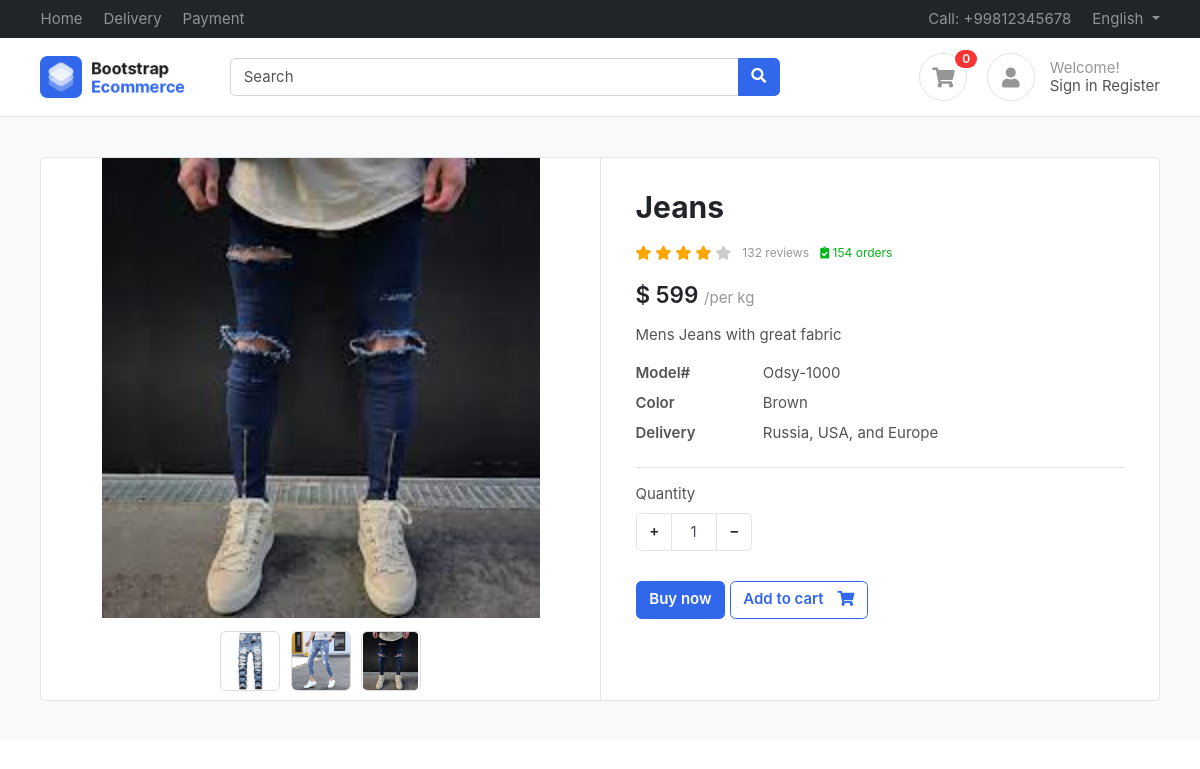
Screenshot of /product/jeans/ (signed in) with the database file from the repository.
### accounts/models.py (models this page shows)
class Profile(BaseModel):
    user = models.OneToOneField(
        User, on_delete=models.CASCADE, related_name='profile')
    is_email_verified = models.BooleanField(default=False)
    email_token = models.CharField(max_length=100, null=True, blank=True)
    profile_image = models.ImageField(upload_to='profile')
    def get_cart_count(self):
        return CartItems.objects.filter(cart__is_paid = False,cart__user = self.user).count()

### products/models.py (models this page shows, shortened)
class Product(BaseModel):
    product_name = models.CharField(max_length=100)
    slug = models.SlugField(unique=True,null=True,blank=True)
    category = models.ForeignKey(Category,related_name='products', on_delete=models.CASCADE)
    price = models.IntegerField()
    product_description = models.TextField()
    color_variant = models.ManyToManyField(ColorVariant,blank=True)
    size_variant = models.ManyToManyField(SizeVariant,blank=True)

class ProductImage(BaseModel):
    product = models.ForeignKey(Product,on_delete=models.CASCADE,related_name="product_images")
    image = models.ImageField(upload_to='product')

### products/views.py (the view)
# urls.py: path('<slug>/',get_product,name='get_product'),
def get_product(request,slug):
    try:
        product = Product.objects.get(slug=slug)
        context={'product':product}
        if request.GET.get('size'):
            size = request.GET.get('size')
            price = product.get_product_price_by_size(size)
            context['selected_size'] = size
            context['updated_price'] = price
            print(price)
        return render(request,'product/product.html',context)
    except Exception as e:
        print(e)

### templates/product/product.html (shortened to what this page needs)
{% extends 'base/base.html' %}
{% block start %}
    <section class="section-content padding-y bg">
        <div class="container">
            <div class="card">
                <div class="row no-gutters">
                    <aside class="col-md-6">
                        <article class="gallery-wrap">
                            <div class="img-big-wrap">
                                <div>
                                    <a href="#">
                                        <img src="/media/{{ product.product_images.first.image }}">
                                    </a>
                                </div>
                            </div>
                            <div class="thumbs-wrap">
                                {% for image in product.product_images.all %}
                                    <a href="#" class="item-thumb">
                                        <img src="/media/{{ image.image }}">
                                    </a>
                                {% endfor %}
                            </div>
                        </article>
                    </aside>
                    <main class="col-md-6 border-left">
                        <article class="content-body">
                            <h2 class="title">{{ product.product_name }}</h2>
                            <div class="rating-wrap my-3">
                                <ul class="rating-stars">
                                    <li style="width:80%" class="stars-active">
                                        <i class="fa fa-star"></i> <i class="fa fa-star"></i>
                                        <i class="fa fa-star"></i> <i class="fa fa-star"></i>
                                    </li>
                                    <li>
                                        <i class="fa fa-star"></i> <i class="fa fa-star"></i>
                                        <i class="fa fa-star"></i> <i class="fa fa-star"></i>
                                        <i class="fa fa-star"></i>
                                    </li>
                                </ul>
                                <small class="label-rating text-muted">132 reviews</small>
                                <small class="label-rating text-success"> <i class="fa fa-clipboard-check"></i> 154 orders </small>
                            </div>
                            <div class="mb-3">
                                <var class="price h4">$
                                    {% if updated_price %}
                                        {{ updated_price }}
                                    {% else %}
                                        {{ product.price }}
                                    {% endif %}
                                </var>
                                <span class="text-muted">/per kg</span>
                            </div>
                            <p>{{ product.product_description }}</p>
                            <dl class="row">
                                <dt class="col-sm-3">
                                    Model#
                                </dt>
                                <dd class="col-sm-9">
                                    Odsy-1000
                                </dd>
                                <dt class="col-sm-3">
                                    Color
                                </dt>
                                <dd class="col-sm-9">
                                    Brown
                                </dd>
                                <dt class="col-sm-3">
                                    Delivery
                                </dt>
                                <dd class="col-sm-9">
                                    Russia, USA, and Europe
                                </dd>
                            </dl>
                            <hr>
                            <div class="form-row">
                                <div class="form-group col-md flex-grow-0">
                                    <label>Quantity</label>
                                    <div class="input-group mb-3 input-spinner">
                                        <div class="input-group-prepend">
                                            <button class="btn btn-light" type="button" id="button-plus">+</button>
                                        </div>
                                        <input type="text" class="form-control" value="1">
                                        <div class="input-group-append">
                                            <button class="btn btn-light" type="button" id="button-minus">−</button>
                                        </div>
                                    </div>
                                </div>
                            </div>
                            <a href="#" class="btn  btn-primary">Buy now</a>
                            <a href="{% url 'add_to_cart' product.uid %}?variant={{selected_size}}"
                               class="btn  btn-outline-primary"> <span class="text">Add to cart</span> <i class="fas fa-shopping-cart"></i>  </a>
                        </article>
                    </main>
                </div>
            </div>
        </div>
    </section>
{% endblock start %}

### templates/base/base.html (shortened to what this page needs)
<!DOCTYPE HTML>
{% load static %}
<html lang="en">
<head>
<link href="/media/css/bootstrap.css" rel="stylesheet" type="text/css"/>
<link href="/media/fonts/fontawesome/css/all.min.css" type="text/css" rel="stylesheet">
<link href="/media/css/ui.css" rel="stylesheet" type="text/css"/>
<link href="/media/css/responsive.css" rel="stylesheet" />
</head>
<body>
	<header class="section-header">
		<nav class="navbar navbar-dark navbar-expand p-0 bg-dark">
		<div class="container">
			<ul class="navbar-nav d-none d-md-flex mr-auto">
				<li class="nav-item"><a class="nav-link" href="#">Home</a></li>
				<li class="nav-item"><a class="nav-link" href="#">Delivery</a></li>
				<li class="nav-item"><a class="nav-link" href="#">Payment</a></li>
			</ul>
			<ul class="navbar-nav">
				<li class="nav-item"><a href="#" class="nav-link"> Call: +99812345678 </a></li>
				<li class="nav-item dropdown">
					 <a href="#" class="nav-link dropdown-toggle" data-toggle="dropdown"> English </a>
				</li>
			</ul>
		  </div>
		</nav>
		<section class="header-main border-bottom">
			<div class="container">
		<div class="row align-items-center">
			<div class="col-lg-2 col-4">
				<div class="brand-wrap">
					<img class="logo" src="images/logo.png">
				</div>
			</div>
			<div class="col-lg-6 col-sm-12">
				<form action="#" class="search">
					<div class="input-group w-100">
						<input type="text" class="form-control" placeholder="Search">
						<div class="input-group-append">
						  <button class="btn btn-primary" type="submit">
							<i class="fa fa-search"></i>
						  </button>
						</div>
					</div>
				</form>
			</div>
			<div class="col-lg-4 col-sm-6 col-8">
				<div class="widgets-wrap float-md-right">
					<div class="widget-header  mr-3">
						<a href="{% url 'cart' %}" class="icon icon-sm rounded-circle border"><i class="fa fa-shopping-cart"></i></a>
						<span class="badge badge-pill badge-danger notify">{{request.user.profile.get_cart_count}}</span>
					</div>
					<div class="widget-header icontext">
						<a href="#" class="icon icon-sm rounded-circle border"><i class="fa fa-user"></i></a>
						<div class="text">
							<span class="text-muted">Welcome!</span>
							<div>
								<a href="#">Sign in</a>
								<a href="#"> Register</a>
							</div>
						</div>
					</div>
				</div>
			</div>
		</div>
			</div>
		</section>
		</header>
        {% block start %}
        {% endblock start %}
    </body>
</html>

### public/static/css/ui.css (style rules this page uses)
html { font-family: 'Inter', sans-serif; font-size: 15px; }
.content-body { flex: 1 1 auto; padding: 2rem 2.3rem; }
.icon-xs, .icon-sm, .icon-md, .icon-lg { display: inline-block; text-align: center; flex-shrink: 0; flex-grow: 0; }
.icon-sm { width: 48px; height: 48px; line-height: 48px; font-size: 20px; }
.padding-y { padding-top: 40px; padding-bottom: 40px; }
var { font-style: normal; }
article:after, .form-group:after { display: block; clear: both; content: ""; }
.bg { background-color: #f8f9fa; }
.card .title { color: #212529; }
.header-main { position: relative; padding-top: 1rem; padding-bottom: 1rem; }
.brand-wrap .logo, .navbar-brand .logo { margin-right: 7px; max-height: 42px; display: inline-block; }
.widget-header { display: inline-block; vertical-align: middle; position: relative; }
.widget-header a { color: #545454; }
.widget-header i { color: #969696; }
.widget-header .notify { position: absolute; top: -3px; right: -10px; }
.btn-light { background-color: #fff; border-color: #e4e4e4; }
.btn .text + i { margin-left: 10px; }
dl[class="row"] { margin-bottom: 0; }
.icontext { display: inline-flex; align-items: center; vertical-align: middle; }
.icontext .text { width: 100%; line-height: 1.2; color: #212529; }
.icontext .icon { position: relative; margin-right: 15px; flex-shrink: 0; flex-grow: 0; }
.notify { position: absolute; top: -4px; right: -10px; display: inline-block; padding: .25em .6em; font-size: 12px; line-height: 1; text-align: center; border-radius: 3rem; color: #fff; background-color: #fa3434; }
.price { font-weight: 600; color: #212529; }
.label-rating { margin-left: 7px; display: inline-block; vertical-align: middle; }
.rating-stars { display: inline-block; vertical-align: middle; list-style: none; margin: 0; padding: 0; position: relative; white-space: nowrap; clear: both; }
.rating-stars i { font-size: 14px; color: #ccc; display: inline; }
.rating-stars li { display: block; text-overflow: clip; white-space: nowrap; z-index: 1; }
.rating-stars li.stars-active { z-index: 2; position: absolute; top: 0; left: 0; overflow: hidden; }
.rating-stars li.stars-active i { color: orange; }
.input-spinner { width: 120px; flex-wrap: nowrap; display: inline-flex; }
.input-spinner input.form-control { text-align: center; max-width: 46px; flex-basis: 46px; border-color: #e4e4e4; flex-grow: 0; }
.input-spinner .btn { width: 36px; text-align: center; }
.gallery-wrap .img-big-wrap { margin-bottom: 10px; border-radius: 0.37rem; overflow: hidden; background-color: #fff; }
.gallery-wrap .img-big-wrap a { text-align: center; display: block; }
.gallery-wrap .img-big-wrap img { height: 460px; width: auto; display: inline-block; cursor: zoom-in; }
.gallery-wrap .thumbs-wrap { text-align: center; }
.gallery-wrap .thumbs-wrap .item-thumb { width: 60px; height: 60px; border: 1px solid #ddd; border-radius: 6px; margin: 3px; display: inline-block; overflow: hidden; }
.gallery-wrap .thumbs-wrap img { max-width: 100%; max-height: 100%; object-fit: cover; border-radius: 4px; cursor: zoom-in; }

### rows the page displays
Product: product_images.first.image (picture), product_name "Jeans", price "599", product_description "Mens Jeans with great fabric"
ProductImage: image (picture)
ProductImage: image (picture)
ProductImage: image (picture)

### other values shown
{{ request.user.profile.get_cart_count }} "0"
